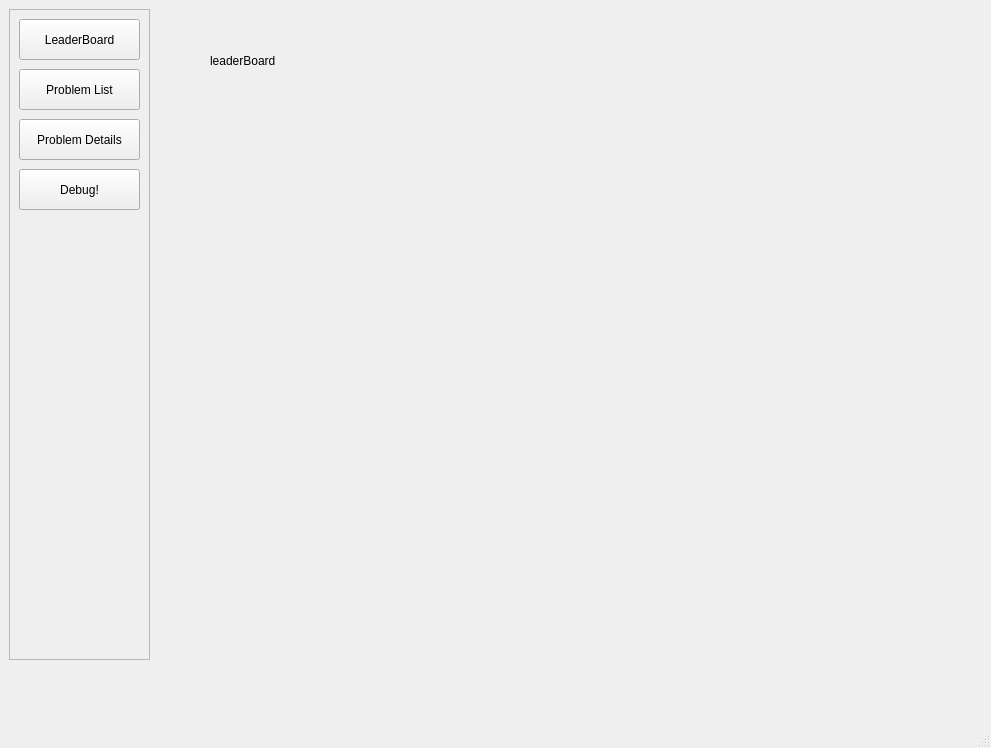
<?xml version="1.0" encoding="UTF-8"?>
<ui version="4.0">
 <class>MainWindow</class>
 <widget class="QMainWindow" name="MainWindow">
  <property name="geometry">
   <rect>
    <x>0</x>
    <y>0</y>
    <width>991</width>
    <height>748</height>
   </rect>
  </property>
  <property name="windowTitle">
   <string>MainWindow</string>
  </property>
  <widget class="QWidget" name="centralwidget">
   <widget class="QStackedWidget" name="stackedWidget">
    <property name="geometry">
     <rect>
      <x>150</x>
      <y>20</y>
      <width>801</width>
      <height>651</height>
     </rect>
    </property>
    <property name="currentIndex">
     <number>4</number>
    </property>
    <widget class="QWidget" name="page">
     <widget class="QLabel" name="label">
      <property name="geometry">
       <rect>
        <x>20</x>
        <y>-10</y>
        <width>211</width>
        <height>51</height>
       </rect>
      </property>
      <property name="text">
       <string>Problem Sets in DebugBench</string>
      </property>
     </widget>
     <widget class="QTableWidget" name="problem_table">
      <property name="geometry">
       <rect>
        <x>10</x>
        <y>100</y>
        <width>761</width>
        <height>481</height>
       </rect>
      </property>
      <column>
       <property name="text">
        <string>problem_name</string>
       </property>
      </column>
      <column>
       <property name="text">
        <string>hardness</string>
       </property>
      </column>
      <column>
       <property name="text">
        <string>bug_type</string>
       </property>
      </column>
      <column>
       <property name="text">
        <string>release_date</string>
       </property>
      </column>
      <column>
       <property name="text">
        <string>language</string>
       </property>
      </column>
     </widget>
     <widget class="QFrame" name="frame_2">
      <property name="geometry">
       <rect>
        <x>20</x>
        <y>50</y>
        <width>751</width>
        <height>41</height>
       </rect>
      </property>
      <property name="frameShape">
       <enum>QFrame::StyledPanel</enum>
      </property>
      <property name="frameShadow">
       <enum>QFrame::Raised</enum>
      </property>
      <widget class="QComboBox" name="rank_method">
       <property name="geometry">
        <rect>
         <x>0</x>
         <y>0</y>
         <width>181</width>
         <height>41</height>
        </rect>
       </property>
       <item>
        <property name="text">
         <string>Rank by Problem name</string>
        </property>
       </item>
       <item>
        <property name="text">
         <string>Rank by Hardness</string>
        </property>
       </item>
      </widget>
     </widget>
    </widget>
    <widget class="QWidget" name="page_3">
     <widget class="QLabel" name="debug_time">
      <property name="geometry">
       <rect>
        <x>20</x>
        <y>-20</y>
        <width>151</width>
        <height>61</height>
       </rect>
      </property>
      <property name="text">
       <string>Debugging...</string>
      </property>
     </widget>
     <widget class="QFrame" name="frame_3">
      <property name="geometry">
       <rect>
        <x>10</x>
        <y>30</y>
        <width>781</width>
        <height>511</height>
       </rect>
      </property>
      <property name="frameShape">
       <enum>QFrame::StyledPanel</enum>
      </property>
      <property name="frameShadow">
       <enum>QFrame::Raised</enum>
      </property>
      <layout class="QHBoxLayout" name="horizontalLayout_3">
       <item>
        <widget class="QScrollArea" name="scrollArea">
         <property name="verticalScrollBarPolicy">
          <enum>Qt::ScrollBarAlwaysOn</enum>
         </property>
         <property name="horizontalScrollBarPolicy">
          <enum>Qt::ScrollBarAlwaysOff</enum>
         </property>
         <property name="widgetResizable">
          <bool>true</bool>
         </property>
         <widget class="QWidget" name="scrollAreaWidgetContents_3">
          <property name="geometry">
           <rect>
            <x>0</x>
            <y>0</y>
            <width>371</width>
            <height>483</height>
           </rect>
          </property>
          <layout class="QHBoxLayout" name="horizontalLayout_5">
           <item>
            <widget class="QLabel" name="buggy_code_instance">
             <property name="text">
              <string>TextLabel</string>
             </property>
             <property name="alignment">
              <set>Qt::AlignLeading|Qt::AlignLeft|Qt::AlignTop</set>
             </property>
             <property name="wordWrap">
              <bool>true</bool>
             </property>
            </widget>
           </item>
          </layout>
         </widget>
        </widget>
       </item>
       <item>
        <widget class="QScrollArea" name="scrollArea_2">
         <property name="widgetResizable">
          <bool>true</bool>
         </property>
         <widget class="QWidget" name="scrollAreaWidgetContents_4">
          <property name="geometry">
           <rect>
            <x>0</x>
            <y>0</y>
            <width>370</width>
            <height>483</height>
           </rect>
          </property>
          <layout class="QHBoxLayout" name="horizontalLayout_4">
           <item>
            <widget class="QTextEdit" name="now_code"/>
           </item>
          </layout>
         </widget>
        </widget>
       </item>
      </layout>
     </widget>
     <widget class="QPushButton" name="submit">
      <property name="geometry">
       <rect>
        <x>650</x>
        <y>570</y>
        <width>121</width>
        <height>41</height>
       </rect>
      </property>
      <property name="text">
       <string>Submit!</string>
      </property>
     </widget>
     <widget class="QPushButton" name="reset">
      <property name="geometry">
       <rect>
        <x>430</x>
        <y>570</y>
        <width>121</width>
        <height>41</height>
       </rect>
      </property>
      <property name="text">
       <string>Reset</string>
      </property>
     </widget>
    </widget>
    <widget class="QWidget" name="page_2">
     <widget class="QLabel" name="problem_head">
      <property name="geometry">
       <rect>
        <x>10</x>
        <y>20</y>
        <width>161</width>
        <height>51</height>
       </rect>
      </property>
      <property name="text">
       <string>题目名称</string>
      </property>
     </widget>
     <widget class="QLabel" name="hardness">
      <property name="geometry">
       <rect>
        <x>430</x>
        <y>20</y>
        <width>161</width>
        <height>51</height>
       </rect>
      </property>
      <property name="text">
       <string>难度</string>
      </property>
     </widget>
     <widget class="QLabel" name="language">
      <property name="geometry">
       <rect>
        <x>620</x>
        <y>20</y>
        <width>161</width>
        <height>51</height>
       </rect>
      </property>
      <property name="text">
       <string>语言</string>
      </property>
     </widget>
     <widget class="QLabel" name="buggy_reason">
      <property name="geometry">
       <rect>
        <x>390</x>
        <y>260</y>
        <width>381</width>
        <height>51</height>
       </rect>
      </property>
      <property name="text">
       <string>buggy_reason</string>
      </property>
     </widget>
     <widget class="QScrollArea" name="problem_description_area">
      <property name="geometry">
       <rect>
        <x>0</x>
        <y>70</y>
        <width>771</width>
        <height>191</height>
       </rect>
      </property>
      <property name="verticalScrollBarPolicy">
       <enum>Qt::ScrollBarAlwaysOn</enum>
      </property>
      <property name="sizeAdjustPolicy">
       <enum>QAbstractScrollArea::AdjustToContents</enum>
      </property>
      <property name="widgetResizable">
       <bool>true</bool>
      </property>
      <widget class="QWidget" name="ScrollWidgets">
       <property name="geometry">
        <rect>
         <x>0</x>
         <y>0</y>
         <width>769</width>
         <height>189</height>
        </rect>
       </property>
       <layout class="QHBoxLayout" name="horizontalLayout_2">
        <item>
         <widget class="QLabel" name="problem_description">
          <property name="text">
           <string>TextLabel</string>
          </property>
          <property name="alignment">
           <set>Qt::AlignLeading|Qt::AlignLeft|Qt::AlignTop</set>
          </property>
          <property name="wordWrap">
           <bool>true</bool>
          </property>
         </widget>
        </item>
       </layout>
      </widget>
     </widget>
     <widget class="QScrollArea" name="orcale_code_scrollArea">
      <property name="geometry">
       <rect>
        <x>0</x>
        <y>310</y>
        <width>381</width>
        <height>321</height>
       </rect>
      </property>
      <property name="autoFillBackground">
       <bool>false</bool>
      </property>
      <property name="verticalScrollBarPolicy">
       <enum>Qt::ScrollBarAlwaysOn</enum>
      </property>
      <property name="horizontalScrollBarPolicy">
       <enum>Qt::ScrollBarAlwaysOff</enum>
      </property>
      <property name="widgetResizable">
       <bool>true</bool>
      </property>
      <widget class="QWidget" name="scrollAreaWidgetContents">
       <property name="geometry">
        <rect>
         <x>0</x>
         <y>0</y>
         <width>379</width>
         <height>319</height>
        </rect>
       </property>
       <layout class="QVBoxLayout" name="verticalLayout">
        <item>
         <widget class="QLabel" name="orcale_code">
          <property name="text">
           <string>orcale code</string>
          </property>
          <property name="alignment">
           <set>Qt::AlignLeading|Qt::AlignLeft|Qt::AlignTop</set>
          </property>
          <property name="wordWrap">
           <bool>true</bool>
          </property>
         </widget>
        </item>
       </layout>
      </widget>
     </widget>
     <widget class="QScrollArea" name="buggy_code_scroll_area">
      <property name="geometry">
       <rect>
        <x>400</x>
        <y>310</y>
        <width>371</width>
        <height>321</height>
       </rect>
      </property>
      <property name="widgetResizable">
       <bool>true</bool>
      </property>
      <widget class="QWidget" name="scrollAreaWidgetContents_2">
       <property name="geometry">
        <rect>
         <x>0</x>
         <y>0</y>
         <width>369</width>
         <height>319</height>
        </rect>
       </property>
       <layout class="QHBoxLayout" name="horizontalLayout">
        <item>
         <widget class="QLabel" name="buggy_code">
          <property name="text">
           <string>orcale code</string>
          </property>
          <property name="scaledContents">
           <bool>false</bool>
          </property>
          <property name="alignment">
           <set>Qt::AlignLeading|Qt::AlignLeft|Qt::AlignTop</set>
          </property>
          <property name="wordWrap">
           <bool>true</bool>
          </property>
         </widget>
        </item>
       </layout>
      </widget>
     </widget>
     <widget class="QLabel" name="label_2">
      <property name="geometry">
       <rect>
        <x>10</x>
        <y>270</y>
        <width>131</width>
        <height>31</height>
       </rect>
      </property>
      <property name="text">
       <string>Oracle Code</string>
      </property>
     </widget>
    </widget>
    <widget class="QWidget" name="page_4">
     <widget class="QLabel" name="submit_info">
      <property name="geometry">
       <rect>
        <x>30</x>
        <y>30</y>
        <width>291</width>
        <height>141</height>
       </rect>
      </property>
      <property name="text">
       <string>submit Info</string>
      </property>
     </widget>
     <widget class="QLabel" name="submit_result">
      <property name="geometry">
       <rect>
        <x>20</x>
        <y>210</y>
        <width>291</width>
        <height>141</height>
       </rect>
      </property>
      <property name="text">
       <string>submit Result</string>
      </property>
     </widget>
    </widget>
    <widget class="QWidget" name="page_5">
     <widget class="QLabel" name="label_3">
      <property name="geometry">
       <rect>
        <x>60</x>
        <y>0</y>
        <width>161</width>
        <height>81</height>
       </rect>
      </property>
      <property name="text">
       <string>leaderBoard</string>
      </property>
     </widget>
    </widget>
   </widget>
   <widget class="QFrame" name="frame">
    <property name="geometry">
     <rect>
      <x>9</x>
      <y>9</y>
      <width>141</width>
      <height>651</height>
     </rect>
    </property>
    <property name="frameShape">
     <enum>QFrame::StyledPanel</enum>
    </property>
    <property name="frameShadow">
     <enum>QFrame::Raised</enum>
    </property>
    <widget class="QPushButton" name="back_to_problem_set">
     <property name="geometry">
      <rect>
       <x>10</x>
       <y>60</y>
       <width>121</width>
       <height>41</height>
      </rect>
     </property>
     <property name="text">
      <string>Problem List</string>
     </property>
    </widget>
    <widget class="QPushButton" name="back_to_problem_detail">
     <property name="geometry">
      <rect>
       <x>10</x>
       <y>110</y>
       <width>121</width>
       <height>41</height>
      </rect>
     </property>
     <property name="text">
      <string>Problem Details</string>
     </property>
    </widget>
    <widget class="QPushButton" name="go_to_debug">
     <property name="geometry">
      <rect>
       <x>10</x>
       <y>160</y>
       <width>121</width>
       <height>41</height>
      </rect>
     </property>
     <property name="text">
      <string>Debug!</string>
     </property>
    </widget>
    <widget class="QPushButton" name="leaderBoard">
     <property name="geometry">
      <rect>
       <x>10</x>
       <y>10</y>
       <width>121</width>
       <height>41</height>
      </rect>
     </property>
     <property name="text">
      <string>LeaderBoard</string>
     </property>
    </widget>
   </widget>
  </widget>
  <widget class="QMenuBar" name="menubar">
   <property name="geometry">
    <rect>
     <x>0</x>
     <y>0</y>
     <width>991</width>
     <height>38</height>
    </rect>
   </property>
  </widget>
  <widget class="QStatusBar" name="statusbar"/>
 </widget>
 <resources/>
 <connections/>
</ui>
